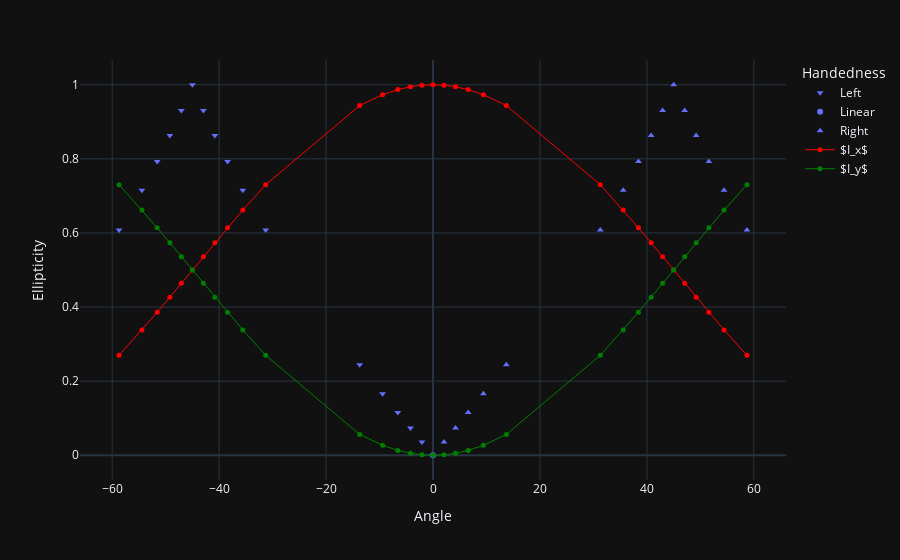
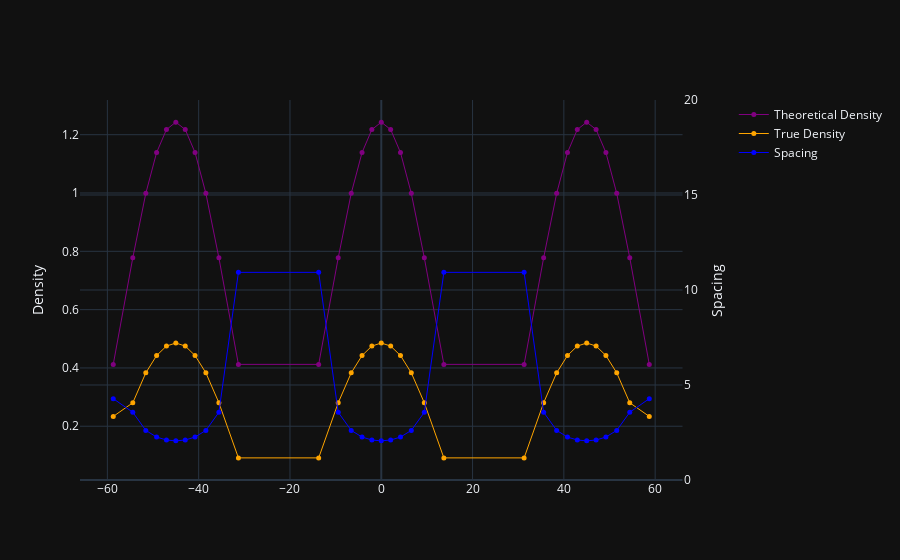

Notebook code for these charts, in order:
### Code cell
#!/usr/bin/env python3
%matplotlib nbagg
import bisect
import matplotlib.pyplot as plt
import numpy as np
import pandas as pd
import plotly.graph_objs as go
import plotly.subplots as sp
import plotly.express as px

def second_derivative_magnitude(theta_deg, offset=0,gamma=2):
    """
    Return the magnitude of the second derivative of cos^2(2*theta)
    with respect to theta, evaluated at theta_deg (in degrees).
    The exact expression is 8 * |cos(4*theta)|.
    """
    # Convert degrees to radians for np.cos
    theta_rad = np.radians(theta_deg)
    return 8*((1-offset)*abs(np.cos(4.0 * theta_rad))**gamma+offset)

def build_cdf_on_0_to_45(num_samples=20000):
    """
    Build a high-resolution CDF of w(theta) = second_derivative_magnitude(theta)
    over the fundamental domain [0, 45) degrees. Return (thetas, cdf_vals, total).

    - thetas[i]: the i-th sample angle in [0, 45].
    - cdf_vals[i]: integral of w from 0 up to thetas[i].
    - total: the integral of w from 0 to 45.
    """
    thetas = [45.0 * i / (num_samples - 1) for i in range(num_samples)]
    w_vals = [second_derivative_magnitude(t) for t in thetas]

    cdf_vals = [0.0]*num_samples
    for i in range(1, num_samples):
        dt = thetas[i] - thetas[i-1]
        cdf_vals[i] = cdf_vals[i-1] + 0.5*(w_vals[i] + w_vals[i-1])*dt

    total = cdf_vals[-1]
    return thetas, cdf_vals, total

def inv_cdf(u, thetas, cdf_vals):
    idx = bisect.bisect_left(cdf_vals, u)
    if idx == 0:
        return 0.0
    if idx >= len(cdf_vals):
        return 45.0
    c0, c1 = cdf_vals[idx-1], cdf_vals[idx]
    t0, t1 = thetas[idx-1], thetas[idx]
    frac = 0.0 if (c1 == c0) else (u - c0)/(c1 - c0)
    return t0 + frac*(t1 - t0)

def generate_fundamental_angles(M, thetas_0_45, cdf_0_45, total_0_45):
    if M <= 1:
        return [0.0]
    step = total_0_45 / (M - 1)
    angles = [inv_cdf(i * step, thetas_0_45, cdf_0_45) for i in range(M)]
    return [min(a, 44.999999) for a in angles]

def generate_angles(theta_min_deg, theta_max_deg, N):
    thetas_0_45, cdf_0_45, total_0_45 = build_cdf_on_0_to_45()
    def count_points_for_M(M):
        base_angles = generate_fundamental_angles(M, thetas_0_45, cdf_0_45, total_0_45)
        angles_all = set()
        k_start = int(np.floor(theta_min_deg/45.0)) - 1
        k_end   = int(np.floor(theta_max_deg/45.0)) + 1
        for k in range(k_start, k_end+1):
            block_lo = 45.0*k
            block_hi = 45.0*(k+1)
            if block_hi < theta_min_deg or block_lo > theta_max_deg:
                continue
            shifted = [a + 45.0*k for a in base_angles if (a + 45.0*k) % 45 != 0]
            clipped = [x for x in shifted if (x>=theta_min_deg and x<=theta_max_deg)]
            angles_all.update(clipped)
        return sorted(angles_all)
    lo, hi = 1, max(1, N)
    best_M, best_diff, best_result = 1, float('inf'), [theta_min_deg]
    while lo <= hi:
        mid = (lo + hi)//2
        angles_mid = count_points_for_M(mid)
        diff = abs(len(angles_mid) - N)
        if diff < best_diff:
            best_diff, best_M, best_result = diff, mid, angles_mid
            if diff == 0:
                break
        if len(angles_mid) < N:
            lo = mid + 1
        else:
            hi = mid - 1
    return np.array(best_result)

if __name__ == "__main__":
    theta_min_deg = -60
    theta_max_deg = 60
    N = 31
    angles = generate_angles(theta_min_deg, theta_max_deg, N)
    angles=angles.round(3)
    angles_string= ', '.join([str(round(angle,3)) for angle in angles])
    
    print(len(angles))

    # Plot results
    Ex = np.cos(np.radians(angles))
    Ey = np.sin(np.radians(angles))
    # E_major = [max(abs(Ex[i]), abs(Ey[i])) for i in range(len(Ex))]
    E_major = np.maximum(np.abs(Ex), np.abs(Ey))
    E_minor = np.minimum(np.abs(Ex), np.abs(Ey))
    ellipticity = E_minor / E_major
    handedness = Ex*Ey
    peak_intensity = E_major**2
    min_intensity = E_minor**2
    
    df=pd.DataFrame({'Angle':angles, 'Ellipticity':ellipticity, 'Peak Intensity':peak_intensity, 'Min Intensity':min_intensity, 'Handedness':["Linear" if abs(h)<0.001 else "Right" if h>0 else "Left" for h in handedness]
                    , 'Ex':Ex, 'Ey':Ey, "Local Density":second_derivative_magnitude(angles)})
    display(df)
    
    fig = px.scatter(df, x='Angle', y='Ellipticity', symbol='Handedness', symbol_map={'Linear':'circle', 'Right':'triangle-up', 'Left':'triangle-down'})
    
    fig.add_trace(go.Scatter(
        x=df['Angle'],
        y=df['Ex']**2,
        mode='lines+markers',
        name='$I_x$',
        line=dict(color='red', width=1),
        marker=dict(color='red', size=5, symbol='circle')))
    fig.add_trace(go.Scatter(
        x=df['Angle'],
        y=df['Ey']**2,
        mode='lines+markers',
        name='$I_y$',
        line=dict(color='green', width=1),
        marker=dict(color='green', size=5, symbol='circle')))
    # 
    # fig.add_trace(
    #     go.Scatter(
    #         x=df['Angle'],
    #         y=second_derivative_magnitude(df['Angle'])/max(second_derivative_magnitude(df['Angle'])),
    #         mode='lines+markers',
    #         name='Sample Density',
    #         line=dict(color='purple', width=1),
    #         marker=dict(color='purple', size=5, symbol='circle')))
    
    fig.show()
    display(angles_string)
    fig_2=sp.make_subplots(specs=[[{"secondary_y": True}]])
    theoretical_density = df['Local Density']/np.sum(df['Local Density'])*N
    print(sum(theoretical_density), sum(1/np.gradient(df['Angle'])))
    print(np.mean(theoretical_density), np.mean(1/np.gradient(df['Angle'])), N/(theta_max_deg-theta_min_deg))
    fig_2.add_trace(go.Scatter(x=df['Angle'], y=theoretical_density, mode='lines+markers', name='Theoretical Density', line=dict(color='purple', width=1), marker=dict(color='purple', size=5, symbol='circle')), secondary_y=False)
    local_derivative = np.gradient(df['Angle'])
    fig_2.add_trace(go.Scatter(x=df['Angle'], y=1/local_derivative, mode='lines+markers', name='True Density', line=dict(color='orange', width=1), marker=dict(color='orange', size=5, symbol='circle')), secondary_y=False)

    fig_2.add_trace(go.Scatter(x=df['Angle'], y=local_derivative, mode='lines+markers', name='Spacing', line=dict(color='blue', width=1), marker=dict(color='blue', size=5, symbol='circle')), secondary_y=True)
    #adjust the y-axis range
    fig_2.update_yaxes(title_text="Density", secondary_y=False)
    fig_2.update_yaxes(title_text="Spacing", secondary_y=True, range=[0, 20])
    fig_2.show()

### Figure 1 — Plotly figure (JSON) as saved in the notebook; plotly's stock layout.template omitted (floating-point values rounded to 4 significant figures)
{"data": [{"hovertemplate": "Handedness=Left<br>Angle=%{x}<br>Ellipticity=%{y}<extra></extra>", "legendgroup": "Left", "marker": {"color": "#636efa", "symbol": "triangle-down"}, "mode": "markers", "name": "Left", "orientation": "v", "showlegend": true, "x": [-58.71, -54.43, -51.58, -49.21, -47.06, -45.0, -42.94, -40.79, -38.42, -35.57, -31.29, -13.71, -9.431, -6.58, -4.21, -2.06], "xaxis": "x", "y": [0.6077, 0.7151, 0.7932, 0.8629, 0.9306, 1.0, 0.9306, 0.8629, 0.7932, 0.7151, 0.6077, 0.244, 0.1661, 0.1154, 0.07361, 0.03597], "yaxis": "y", "type": "scatter"}, {"hovertemplate": "Handedness=Linear<br>Angle=%{x}<br>Ellipticity=%{y}<extra></extra>", "legendgroup": "Linear", "marker": {"color": "#636efa", "symbol": "circle"}, "mode": "markers", "name": "Linear", "orientation": "v", "showlegend": true, "x": [-0.0], "xaxis": "x", "y": [0.0], "yaxis": "y", "type": "scatter"}, {"hovertemplate": "Handedness=Right<br>Angle=%{x}<br>Ellipticity=%{y}<extra></extra>", "legendgroup": "Right", "marker": {"color": "#636efa", "symbol": "triangle-up"}, "mode": "markers", "name": "Right", "orientation": "v", "showlegend": true, "x": [2.06, 4.21, 6.58, 9.431, 13.71, 31.29, 35.57, 38.42, 40.79, 42.94, 45.0, 47.06, 49.21, 51.58, 54.43, 58.71], "xaxis": "x", "y": [0.03597, 0.07361, 0.1154, 0.1661, 0.244, 0.6077, 0.7151, 0.7932, 0.8629, 0.9306, 1.0, 0.9306, 0.8629, 0.7932, 0.7151, 0.6077], "yaxis": "y", "type": "scatter"}, {"line": {"color": "red", "width": 1}, "marker": {"color": "red", "size": 5, "symbol": "circle"}, "mode": "lines+markers", "name": "$I_x$", "x": [-58.71, -54.43, -51.58, -49.21, -47.06, -45.0, -42.94, -40.79, -38.42, -35.57, -31.29, -13.71, -9.431, -6.58, -4.21, -2.06, -0.0, 2.06, 4.21, 6.58, 9.431, 13.71, 31.29, 35.57, 38.42, 40.79, 42.94, 45.0, 47.06, 49.21, 51.58, 54.43, 58.71], "y": [0.2697, 0.3384, 0.3862, 0.4268, 0.4641, 0.5, 0.5359, 0.5732, 0.6138, 0.6616, 0.7303, 0.9438, 0.9731, 0.9869, 0.9946, 0.9987, 1.0, 0.9987, 0.9946, 0.9869, 0.9731, 0.9438, 0.7303, 0.6616, 0.6138, 0.5732, 0.5359, 0.5, 0.4641, 0.4268, 0.3862, 0.3384, 0.2697], "type": "scatter"}, {"line": {"color": "green", "width": 1}, "marker": {"color": "green", "size": 5, "symbol": "circle"}, "mode": "lines+markers", "name": "$I_y$", "x": [-58.71, -54.43, -51.58, -49.21, -47.06, -45.0, -42.94, -40.79, -38.42, -35.57, -31.29, -13.71, -9.431, -6.58, -4.21, -2.06, -0.0, 2.06, 4.21, 6.58, 9.431, 13.71, 31.29, 35.57, 38.42, 40.79, 42.94, 45.0, 47.06, 49.21, 51.58, 54.43, 58.71], "y": [0.7303, 0.6616, 0.6138, 0.5732, 0.5359, 0.5, 0.4641, 0.4268, 0.3862, 0.3384, 0.2697, 0.05618, 0.02685, 0.01313, 0.005389, 0.001292, 0.0, 0.001292, 0.005389, 0.01313, 0.02685, 0.05618, 0.2697, 0.3384, 0.3862, 0.4268, 0.4641, 0.5, 0.5359, 0.5732, 0.6138, 0.6616, 0.7303], "type": "scatter"}], "layout": {"xaxis": {"anchor": "y", "domain": [0.0, 1.0], "title": {"text": "Angle"}}, "yaxis": {"anchor": "x", "domain": [0.0, 1.0], "title": {"text": "Ellipticity"}}, "legend": {"title": {"text": "Handedness"}, "tracegroupgap": 0}, "margin": {"t": 60}}}

### Figure 2 — Plotly figure (JSON) as saved in the notebook; plotly's stock layout.template omitted (floating-point values rounded to 4 significant figures)
{"data": [{"line": {"color": "purple", "width": 1}, "marker": {"color": "purple", "size": 5, "symbol": "circle"}, "mode": "lines+markers", "name": "Theoretical Density", "x": [-58.71, -54.43, -51.58, -49.21, -47.06, -45.0, -42.94, -40.79, -38.42, -35.57, -31.29, -13.71, -9.431, -6.58, -4.21, -2.06, -0.0, 2.06, 4.21, 6.58, 9.431, 13.71, 31.29, 35.57, 38.42, 40.79, 42.94, 45.0, 47.06, 49.21, 51.58, 54.43, 58.71], "y": [0.4122, 0.7777, 0.9988, 1.139, 1.218, 1.243, 1.218, 1.139, 0.9988, 0.7777, 0.4122, 0.4122, 0.7777, 0.9988, 1.139, 1.218, 1.243, 1.218, 1.139, 0.9988, 0.7777, 0.4122, 0.4122, 0.7777, 0.9988, 1.139, 1.218, 1.243, 1.218, 1.139, 0.9988, 0.7777, 0.4122], "type": "scatter", "xaxis": "x", "yaxis": "y"}, {"line": {"color": "orange", "width": 1}, "marker": {"color": "orange", "size": 5, "symbol": "circle"}, "mode": "lines+markers", "name": "True Density", "x": [-58.71, -54.43, -51.58, -49.21, -47.06, -45.0, -42.94, -40.79, -38.42, -35.57, -31.29, -13.71, -9.431, -6.58, -4.21, -2.06, -0.0, 2.06, 4.21, 6.58, 9.431, 13.71, 31.29, 35.57, 38.42, 40.79, 42.94, 45.0, 47.06, 49.21, 51.58, 54.43, 58.71], "y": [0.2336, 0.2805, 0.3831, 0.4425, 0.4751, 0.4854, 0.4751, 0.4425, 0.3831, 0.2805, 0.0915, 0.0915, 0.2805, 0.3831, 0.4425, 0.4751, 0.4854, 0.4751, 0.4425, 0.3831, 0.2805, 0.0915, 0.0915, 0.2805, 0.3831, 0.4425, 0.4751, 0.4854, 0.4751, 0.4425, 0.3831, 0.2805, 0.2336], "type": "scatter", "xaxis": "x", "yaxis": "y"}, {"line": {"color": "blue", "width": 1}, "marker": {"color": "blue", "size": 5, "symbol": "circle"}, "mode": "lines+markers", "name": "Spacing", "x": [-58.71, -54.43, -51.58, -49.21, -47.06, -45.0, -42.94, -40.79, -38.42, -35.57, -31.29, -13.71, -9.431, -6.58, -4.21, -2.06, -0.0, 2.06, 4.21, 6.58, 9.431, 13.71, 31.29, 35.57, 38.42, 40.79, 42.94, 45.0, 47.06, 49.21, 51.58, 54.43, 58.71], "y": [4.28, 3.566, 2.61, 2.26, 2.105, 2.06, 2.105, 2.26, 2.61, 3.566, 10.93, 10.93, 3.566, 2.61, 2.26, 2.105, 2.06, 2.105, 2.26, 2.61, 3.566, 10.93, 10.93, 3.566, 2.61, 2.26, 2.105, 2.06, 2.105, 2.26, 2.61, 3.566, 4.28], "type": "scatter", "xaxis": "x", "yaxis": "y2"}], "layout": {"xaxis": {"anchor": "y", "domain": [0.0, 0.94]}, "yaxis": {"anchor": "x", "domain": [0.0, 1.0], "title": {"text": "Density"}}, "yaxis2": {"anchor": "x", "overlaying": "y", "side": "right", "title": {"text": "Spacing"}, "range": [0, 20]}}}
